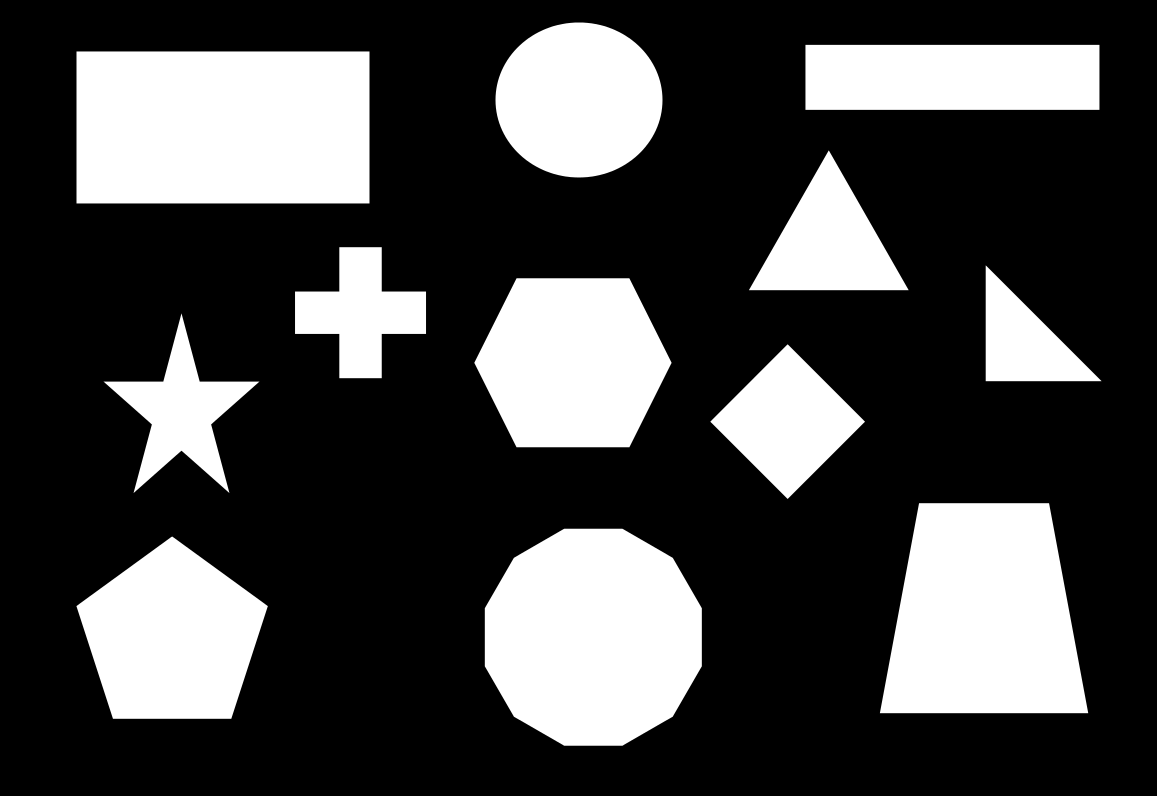
//> input picture board/cv/shapes.png, 1157 x 796 px
$ ./main   (built with g++ and OpenCV 4)
//> lines starting //> are read from the running program, lines starting //| are printed output that depends on the picture; after the words box and inside, x2 and y2 are one past the last pixel; in counts of white or black regions, pixels touching at a corner belong together
#include <iostream>
#include <opencv2/highgui/highgui.hpp>
#include <opencv2/imgproc/imgproc.hpp>

using namespace cv;
using namespace std;

int main( int argc, char** argv ) {

    // Create matrix from image
    Mat imageSrc = imread("/home/amir/github/mr_robot/board/cv/shapes.png", CV_LOAD_IMAGE_COLOR);
//> imageSrc is the input picture: 796 rows x 1157 cols, CV_8UC3; min 0, max 255, mean 70.9

    if(imageSrc.empty()){
        return -1;
    }

    // Create windows
    namedWindow("Source", WINDOW_AUTOSIZE);
    namedWindow("Destination", WINDOW_AUTOSIZE);

    // Destination matrix
    Mat imageDest;

    // Convert to grayscale
    cvtColor(imageSrc, imageDest, CV_BGR2GRAY);

    // Find contours
    vector<vector<Point> > contours;
    vector<Vec4i> hierarchy;
    findContours(imageDest, contours, hierarchy, CV_RETR_TREE, CV_CHAIN_APPROX_SIMPLE, Point(0, 0));
//> contours = 12 contours; largest, box (x1, y1, x2, y2) and area: (76, 51, 370, 204) 44536, (484, 528, 702, 746) 37948, (879, 503, 1089, 714) 35583, (474, 278, 672, 448) 26279, (76, 536, 268, 719) 24174

    // Loop on contours
    Mat tmpImage = Mat::zeros(imageSrc.size(), imageSrc.type());
    for(size_t i = 0; i< contours.size(); i++ ){
        // Draw contours
        drawContours(tmpImage, contours, i /*contours[i]*/, Scalar(0, 0, 255) /*color*/, 2/*thickness*/, 8/*type*/, hierarchy, 0, Point());

        // Center of contour
        Moments mmts = moments(contours[i]);
        double x = mmts.m10 / mmts.m00;
        double y = mmts.m01 / mmts.m00;
        circle(tmpImage, Point(x, y), 10, Scalar(0, 0, 255), 10);
    }
//> this loop made 12 passes
//> (x, y) on passes 1 to 12: (171.6, 636.5), (592.7, 636.7), (983.6, 616.1), (787.1, 421), (181, 412.2), (572.4, 362.4), (1024, 342), (360.3, 312.3), (828.3, 243.2), (222.5, 127), (952, 76.5), (578.5, 99.48)
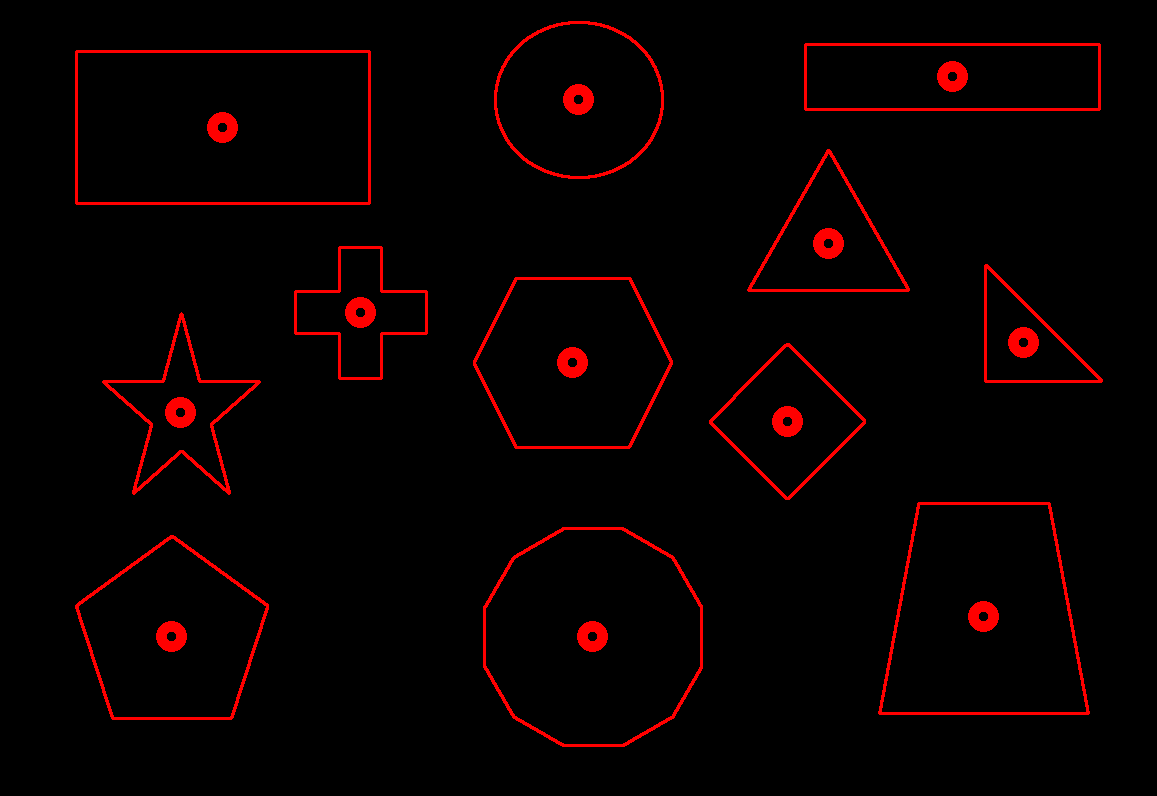
//> tmpImage: 796 rows x 1157 cols, CV_8UC3; mean B, G, R 0, 0, 8.8

    // Show images
    imshow("Source", imageSrc);
    imshow("Destination", tmpImage);

    // Wait forever
    waitKey(0);

    return 0;
}
